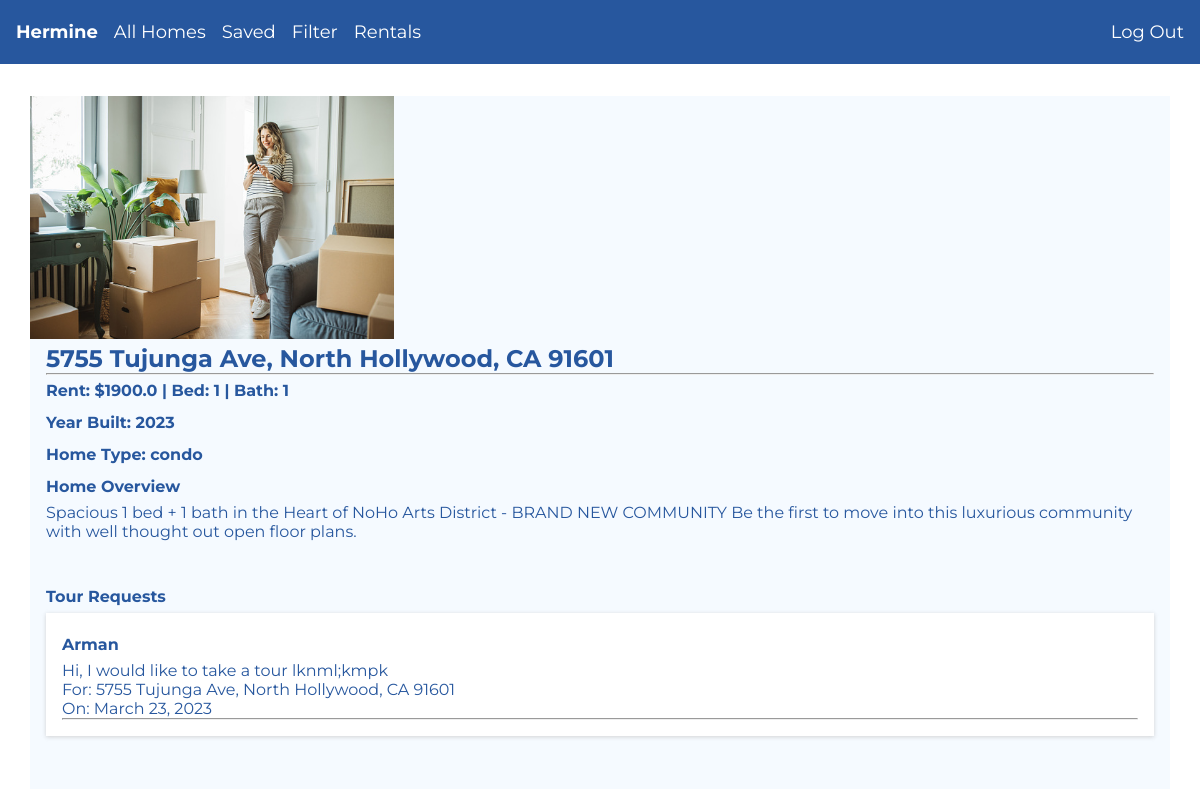
Screenshot of /26 (signed in) with the database file from the repository.
### my_app/models.py (models this page shows, shortened)
class User(AbstractUser):
    pass

class Listing(models.Model):
    home_type = models.ForeignKey(Property, on_delete=models.CASCADE, null=True, blank=True, related_name="listings")
    description = models.TextField(null=True, blank=True)
    address = models.CharField(max_length=100)
    lot = models.FloatField(blank=True, null=True)
    long = models.FloatField(blank=True, null=True)
    price = models.FloatField(max_length=100, null=True, blank=True)
    bed = models.IntegerField(null=True, blank=True)
    bath = models.IntegerField(null=True, blank=True)
    year_built = models.IntegerField(null=True, blank=True)
    image = models.ImageField(upload_to="images/", null=True, blank=True)
    owner = models.ForeignKey(User, on_delete=models.CASCADE, related_name="listings" )
    saved = models.ManyToManyField(User, blank=True, related_name="saved")

class Property(models.Model):
    home_type_name = models.CharField(max_length=100)
    def __str__(self):
        return self.home_type_name

class TourRequest(models.Model):
    listing = models.ForeignKey(Listing, on_delete=models.CASCADE, related_name="tour_requests")
    sender = models.ForeignKey("User", on_delete=models.PROTECT, related_name="sent")
    recipients = models.ManyToManyField("User", related_name="mailbox")
    subject = models.CharField(max_length=255)
    body = models.TextField(blank=True)
    date = models.DateField(null=True, blank=True)
    timestamp = models.DateTimeField(auto_now_add=True)

### my_app/views.py (the view, shortened to what this page needs)
# urls.py: path("<int:listing_id>", views.listing_details, name="listing-details"),
@cache_control(no_cache=True, must_revalidate=True, no_store=True)
def listing_details(request, listing_id):
    try:
        if not request.user.is_authenticated:
            return HttpResponseRedirect(reverse("login"))
        listing = Listing.objects.get(id=listing_id)
        tour_requests = TourRequest.objects.filter(recipients=request.user, listing=listing).order_by('date')
        is_request_sent = [i for i in listing.tour_requests.all() if request.user == i.sender]
        return render(request, "my_app/listing-details.html", {
            "listing": listing,
            "tour_requests": tour_requests,
            "is_request_sent": is_request_sent
        })
    except:
        return render(request, "my_app/listing-details.html", {
            "message": "Sorry could not fetch data!"
        })

### my_app/templates/my_app/listing-details.html (shortened to what this page needs)
{% extends "my_app/layout.html" %}
{% block body %}
<section class="listing-details-container">
    {% if message %}
    <p>{{ message }}</p>
    {% else %}
    <div class="listing-details-img">{% if listing.image %}
        <img src="{{ listing.image.url }}" alt="home">
        {% else %}
        <img src="https://www.seekpng.com/png/detail/339-3392184_home-icons-blue-home-icon-blue-png.png" alt="home">
        {% endif %}
    </div>
    <div id='map2' data-lot="{{ listing.lot }}" data-long="{{ listing.long }}">
    </div>
    <div class="listing-details-content">
        <div>
            <h2>{{ listing.address }}</h2>
            <hr>
        </div>
        <div>
            <h4>Rent: ${{ listing.price }} | Bed: {{ listing.bed }} | Bath: {{ listing.bath }}</h4>
            <h4>Year Built: {{ listing.year_built }}</h4>
            <h4>Home Type: {{ listing.home_type }}</h4>
        </div>
        <div>
            <h4>Home Overview</h4>
            <p>{{ listing.description }}</p>
        </div>
    </div>
    <div class="listing-request-wrapper">
        {% if listing.owner != request.user %}
        {% if is_request_sent %}
        <h4 style="color: rgb(2, 206, 2);">You have sent a tour request!</h4>
        {% endif %}
        <h4>Request a Tour</h4>
        <form id="request-form" action="{% url 'listing-details' listing.id %}" method="post">
            {% csrf_token %}
            <div>
                <label for="date">Date: </label>
                <input type="date" name="date" id="date" required>
            </div>
            <div>
                <label for="email">Email: </label>
                <input type="email" name="email" id="email" value="{{ user.email }}" required>
            </div>
            <div>
                <label for="subject">Subject: </label>
                <input type="text" name="subject" id="address" value="{{ listing.address }}" required>
            </div>
            <div>
                <textarea name="body" cols="30" rows="5" required>Hi, I would like to take a tour </textarea>
            </div>
            <div><button class="request-btn" type="submit">Send a Request</button></div>
        </form>
        {% else %}
        <h4>Tour Requests</h4>
        <div class="listing-details-requests">
            {% for tour_request in tour_requests %}
            <div>
                <h4>{{ tour_request.sender }}</h4>
                <p>{{ tour_request.body }}</p>
                <p>For: {{ tour_request.subject }}</p>
                <p>On: {{ tour_request.date }}</p>
            </div>
            <hr>
            {% empty %}
            <P>No requests yet!</P>
            {% endfor %}
            {% endif %}
        </div>
    </div>
    {% endif %}
</section>
{% endblock %}

### my_app/templates/my_app/layout.html (shortened to what this page needs)
{% load static %}
<!DOCTYPE html>
<html lang="en">
<head>
    <link href='https://api.mapbox.com/mapbox-gl-js/v2.13.0/mapbox-gl.css' rel='stylesheet' />
    <link href="{% static 'my_app/styles.css' %}" rel="stylesheet">
</head>
<body>
    <div class="navbar">
        {% if user.is_authenticated %}
        <b><a class="link" href="{% url 'index' %}">{{ user }}</a></b>
        <div class="dropdown">
            <a class="link" href="{% url 'reset' %}">All Homes</a>
        </div>
        <div class="dropdown">
            <a class="link" href="{% url 'saved' %}">Saved</a>
        </div>
        <div class="dropdown">
            <button class="link">Filter</button>
        </div>
        <div class="dropdown">
            <button class="link">Rentals</button>
        </div>
        <div class="log-out dropdown"><a class="link" href="{% url 'logout' %}">Log Out</a></div>
        {% else %}
        <div><a class="link" href="{% url 'login' %}">Log In</a></div>
        <div><a class="link" href="{% url 'register' %}">Register</a></div>
        {% endif %}
    </div>
    <div class="body">
        {% block body %}
        {% endblock %}
    </div>
</body>
</html>

### my_app/static/my_app/styles.css (style rules this page uses)
* { margin: 0; padding: 0; box-sizing: border-box; text-decoration: none; list-style-type: none; outline: none; font-family: "Montserrat", sans-serif; }
:root { --color-primary: #27579e; --color-secondary: #f5faff; --box-shadow: 0 1px 4px rgba(194, 194, 194, 0.7); }
body { background-color: white; }
.body { margin-top: 4rem; }
.navbar { position: fixed; z-index: 100; top: 0; width: 100%; height: 4rem; background-color: var(--color-primary); display: flex; align-items: center; padding-left: 1rem; gap: 1rem; }
.link-mobile, .link { background: none; border: none; text-decoration: none; color: white; font-family: inherit; font-size: large; cursor: pointer; }
.log-out { margin-left: auto; margin-right: 1rem; }
.listing-details-container { display: grid; grid-template-columns: repeat(3, 1fr); gap: 1.5rem; grid-auto-rows: minmax(10rem, auto); width: 95%; color: var(--color-primary); background-color: var(--color-secondary); margin: auto; position: relative; top: 2rem; }
#map2 { height: 100%; grid-column: 2/4; grid-row: 1; }
.listing-details-img { grid-column: 1; grid-row: 1/3; }
.listing-details-img img { width: 100%; }
.listing-details-content { grid-column: 2/4; grid-row: 2; padding: 1rem; }
.listing-details-container h4 { line-height: 2; }
.listing-request-wrapper { grid-column: 1/4; grid-row: 3; padding-left: 1rem; }
.listing-details-requests { background-color: white; box-shadow: var(--box-shadow); margin: 0 1rem 1rem 0; padding: 1rem; }
@media (max-width: 1400px) { .listing-details-content { grid-column: 1/4; grid-row: 2; } }
@media (max-width: 1400px) { .listing-details-container { grid-auto-rows: minmax(17rem, auto); } }
@media (max-width: 1200px) { .listing-details-container { grid-auto-rows: minmax(13rem, auto); } }

### rows the page displays
User: username "Hermine"
Listing: image (picture), address "5755 Tujunga Ave, North Hollywood, CA 91601", price "1900.0", bed "1", bath "1", year_built "2023", home_type "condo", description "Spacious 1 bed + 1 bath in the Heart of NoHo Arts District - BRAND NEW COMMUNITY Be the first to move into this luxurious community with well thought out open floor plans."
TourRequest: sender "Arman", body "Hi, I would like to take a tour lknml;kmpk", subject "5755 Tujunga Ave, North Hollywood, CA 91601", date "March 23, 2023"
